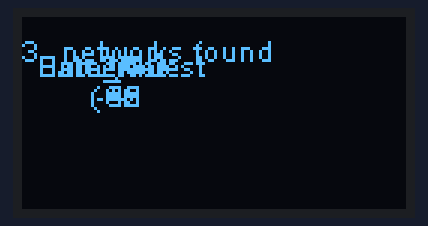
The sketch below on a simulated ESP8266 (NodeMCU). Shown: 128×64 one-colour display. A WiFi scan finds three made-up networks; what the sketch prints to the serial monitor is not drawn.

Above: at 2.2 s.

The sketch:

OLED_ESP_SCAN.ino
```cpp
#include <Wire.h>  // Only needed for Arduino 1.6.5 and earlier
#include "SSD1306.h"
#include "ESP8266WiFi.h"
// Initialize the OLED display using Wire library
SSD1306  display(0x3c, 4, 5);
int counter = 1;

void setup() {
 Serial.begin(115200);
  // Initialising the UI will init the display too.
  display.init();
  display.flipScreenVertically();
 // Set WiFi to station mode and disconnect from an AP if it was previously connected
 WiFi.mode(WIFI_STA);
 WiFi.disconnect();
 delay(100);

 Serial.println("Setup done");
 display.setFont(ArialMT_Plain_10);
  display.drawString(0, 10, "Setup done");
}

void loop() {
  // clear the display
  display.clear();
 Serial.println("scan start");
 display.setTextAlignment(TEXT_ALIGN_LEFT);
    display.setFont(ArialMT_Plain_10);
  display.drawString(0, 10, "scan start");
drawProgressB();
 // WiFi.scanNetworks will return the number of networks found
 int n = WiFi.scanNetworks();
 Serial.println("scan done");
 display.setTextAlignment(TEXT_ALIGN_LEFT);
    display.setFont(ArialMT_Plain_10);
 display.drawString(0, 20, "scan done");
 if (n == 0){
  display.clear();
 Serial.println("no networks found");
 display.drawString(0, 10, "no networks found");}
 else
 {
 Serial.print(n);
 display.clear();
 display.setTextAlignment(TEXT_ALIGN_LEFT);
    display.setFont(ArialMT_Plain_10);
 display.drawString(0, 5, String(n));
 Serial.println(" networks found ");
 display.setTextAlignment(TEXT_ALIGN_LEFT);
    display.setFont(ArialMT_Plain_10);
 display.drawString(10, 5, " networks found");
 for (int i = 0; i < n; ++i)
 {
 // Print SSID and RSSI for each network found
 Serial.print(i + 1);
 Serial.print(": ");
 Serial.print(WiFi.SSID(i));
 display.setTextAlignment(TEXT_ALIGN_LEFT);
    display.setFont(ArialMT_Plain_10);
  display.drawString(5, 10, String(WiFi.SSID(i)));
 Serial.print(" (");
 display.setTextAlignment(TEXT_ALIGN_LEFT);
    display.setFont(ArialMT_Plain_10);
 display.drawString(20, 20, " (");
 Serial.print(WiFi.RSSI(i));
 display.setTextAlignment(TEXT_ALIGN_LEFT);
    display.setFont(ArialMT_Plain_10);
 display.drawString(25, 20, String(WiFi.RSSI(i)));
 Serial.print(")");
 display.setTextAlignment(TEXT_ALIGN_LEFT);
    display.setFont(ArialMT_Plain_10);
 display.drawString(30, 10,")");
 Serial.println((WiFi.encryptionType(i) == ENC_TYPE_NONE)?" ":"*");
 display.setTextAlignment(TEXT_ALIGN_LEFT);
    display.setFont(ArialMT_Plain_10);
 display.drawString(35, 10, String((WiFi.encryptionType(i) == ENC_TYPE_NONE)?" ":"*"));
 delay(10);
 }
 }
 Serial.println("");

/*if (Serial.available())  {

                display.clear();
                inChar = Serial.read();
                string+=inChar;
                display.setCursor(0,0);
                display.print(string);
                display.display();


    }  */
      display.display();
 // Wait a bit before scanning again
  display.setTextAlignment(TEXT_ALIGN_RIGHT);
  display.drawString(10, 128, String(millis()));
  // write the buffer to the display
  display.display();
  counter++;
 delay(100);
}


  void drawProgressB() {
  int progress = (counter / 5) % 100;
  // draw the progress bar
  display.drawProgressBar(0, 32, 120, 10, progress);

  // draw the percentage as String
  display.setTextAlignment(TEXT_ALIGN_CENTER);
  display.drawString(64, 15, String(progress) + "%");
}
```
